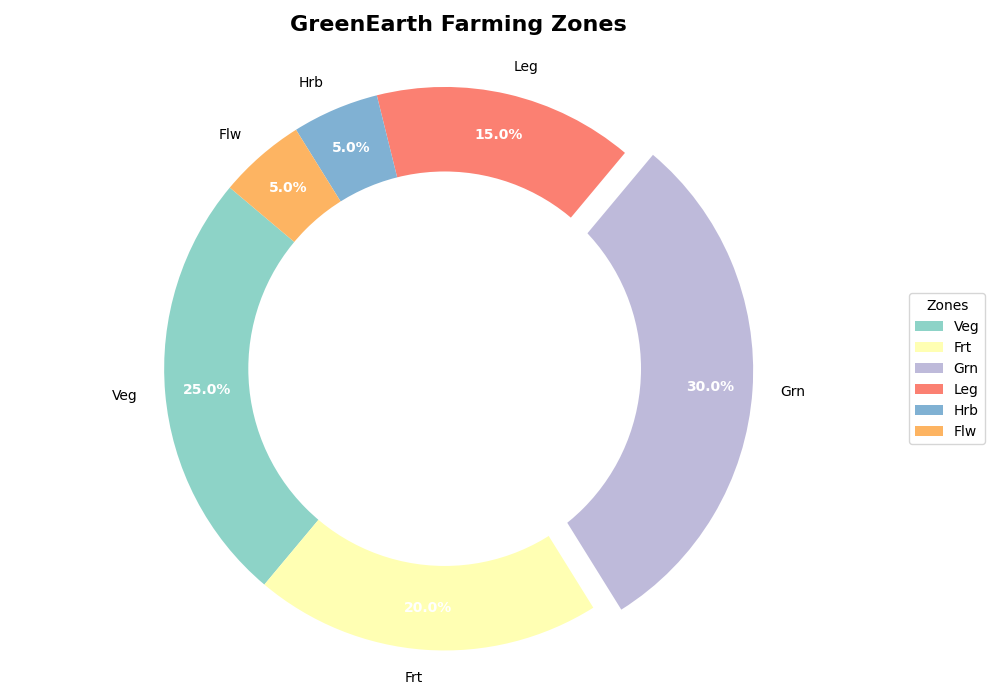

The Python source for this figure:
import matplotlib.pyplot as plt
import numpy as np

# Data: Cultivation zone distribution
zones = ['Veg', 'Frt', 'Grn', 'Leg', 'Hrb', 'Flw']
zone_acres = np.array([25, 20, 30, 15, 5, 5])

colors = ['#8dd3c7', '#ffffb3', '#bebada', '#fb8072', '#80b1d3', '#fdb462']

# Emphasize the 'Grains' slice
explode = (0, 0, 0.1, 0, 0, 0)

fig, ax = plt.subplots(figsize=(10, 7))
wedges, texts, autotexts = ax.pie(
    zone_acres,
    explode=explode,
    labels=zones,
    colors=colors,
    autopct='%1.1f%%',
    startangle=140,
    pctdistance=0.85
)

for autotext in autotexts:
    autotext.set_color('white')
    autotext.set_fontsize(10)
    autotext.set_weight('bold')

# Make it a donut chart
centre_circle = plt.Circle((0, 0), 0.70, fc='white')
fig.gca().add_artist(centre_circle)

ax.axis('equal')

plt.title('GreenEarth Farming Zones', fontsize=16, weight='bold', pad=20)

ax.legend(wedges, zones, title="Zones", loc='center left', bbox_to_anchor=(1, 0, 0.5, 1))

plt.tight_layout()

plt.show()
